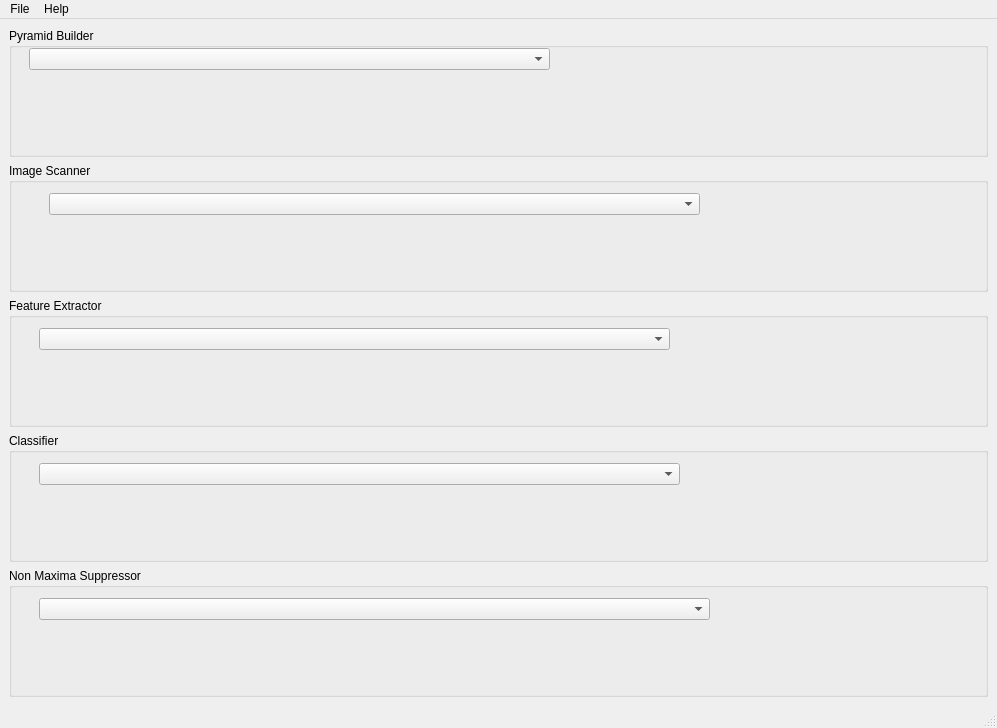
<?xml version="1.0" encoding="UTF-8"?>
<ui version="4.0">
 <class>MainWindow</class>
 <widget class="QMainWindow" name="MainWindow">
  <property name="geometry">
   <rect>
    <x>0</x>
    <y>0</y>
    <width>997</width>
    <height>728</height>
   </rect>
  </property>
  <property name="sizePolicy">
   <sizepolicy hsizetype="Preferred" vsizetype="Preferred">
    <horstretch>0</horstretch>
    <verstretch>0</verstretch>
   </sizepolicy>
  </property>
  <property name="windowTitle">
   <string>Object Recognition Toolkit</string>
  </property>
  <widget class="QWidget" name="centralwidget">
   <property name="minimumSize">
    <size>
     <width>997</width>
     <height>0</height>
    </size>
   </property>
   <property name="layoutDirection">
    <enum>Qt::LeftToRight</enum>
   </property>
   <property name="autoFillBackground">
    <bool>true</bool>
   </property>
   <layout class="QVBoxLayout" name="verticalLayout">
    <item>
     <widget class="QGroupBox" name="groupBox">
      <property name="title">
       <string>Pyramid Builder</string>
      </property>
      <widget class="QComboBox" name="pyramid_builder_combo_box">
       <property name="geometry">
        <rect>
         <x>20</x>
         <y>20</y>
         <width>521</width>
         <height>22</height>
        </rect>
       </property>
      </widget>
     </widget>
    </item>
    <item>
     <widget class="QGroupBox" name="groupBox_2">
      <property name="title">
       <string>Image Scanner</string>
      </property>
      <widget class="QComboBox" name="image_scanner_combo_box">
       <property name="geometry">
        <rect>
         <x>40</x>
         <y>30</y>
         <width>651</width>
         <height>22</height>
        </rect>
       </property>
      </widget>
     </widget>
    </item>
    <item>
     <widget class="QGroupBox" name="groupBox_3">
      <property name="title">
       <string>Feature Extractor</string>
      </property>
      <widget class="QComboBox" name="feature_extractor_combo_box">
       <property name="geometry">
        <rect>
         <x>30</x>
         <y>30</y>
         <width>631</width>
         <height>22</height>
        </rect>
       </property>
      </widget>
     </widget>
    </item>
    <item>
     <widget class="QGroupBox" name="groupBox_4">
      <property name="title">
       <string>Classifier</string>
      </property>
      <widget class="QComboBox" name="classifier_combo_box">
       <property name="geometry">
        <rect>
         <x>30</x>
         <y>30</y>
         <width>641</width>
         <height>22</height>
        </rect>
       </property>
      </widget>
     </widget>
    </item>
    <item>
     <widget class="QGroupBox" name="groupBox_5">
      <property name="title">
       <string>Non Maxima Suppressor</string>
      </property>
      <widget class="QComboBox" name="non_maxima_suppressor_combo_box">
       <property name="geometry">
        <rect>
         <x>30</x>
         <y>30</y>
         <width>671</width>
         <height>22</height>
        </rect>
       </property>
      </widget>
     </widget>
    </item>
   </layout>
  </widget>
  <widget class="QMenuBar" name="menubar">
   <property name="geometry">
    <rect>
     <x>0</x>
     <y>0</y>
     <width>997</width>
     <height>21</height>
    </rect>
   </property>
   <widget class="QMenu" name="menuFile">
    <property name="title">
     <string>File</string>
    </property>
    <addaction name="actionOpen"/>
    <addaction name="separator"/>
    <addaction name="actionExit"/>
   </widget>
   <widget class="QMenu" name="menuHelp">
    <property name="title">
     <string>Help</string>
    </property>
    <addaction name="actionAbout"/>
   </widget>
   <addaction name="menuFile"/>
   <addaction name="menuHelp"/>
  </widget>
  <widget class="QStatusBar" name="statusbar"/>
  <action name="actionOpen">
   <property name="text">
    <string>Open...</string>
   </property>
  </action>
  <action name="actionExit">
   <property name="text">
    <string>Exit</string>
   </property>
  </action>
  <action name="actionAbout">
   <property name="text">
    <string>About...</string>
   </property>
  </action>
 </widget>
 <resources/>
 <connections>
  <connection>
   <sender>actionExit</sender>
   <signal>triggered()</signal>
   <receiver>MainWindow</receiver>
   <slot>close()</slot>
   <hints>
    <hint type="sourcelabel">
     <x>-1</x>
     <y>-1</y>
    </hint>
    <hint type="destinationlabel">
     <x>498</x>
     <y>363</y>
    </hint>
   </hints>
  </connection>
 </connections>
</ui>
